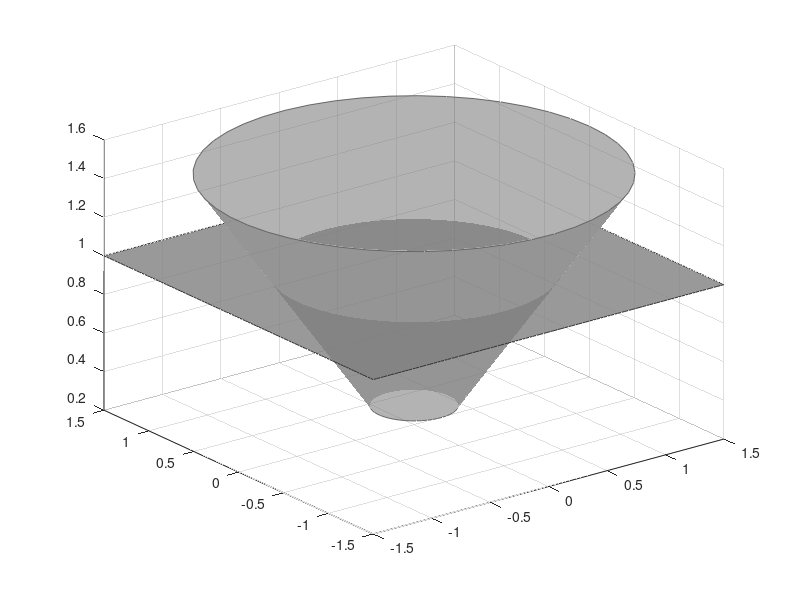

Write MATLAB code to recreate this figure. (Note: this script raises an error after producing the figure.)
function plotCone

%% plot double-cone

dcone = @(z,al) reshape([z.*cos(al) z.*sin(al) z], [size(z) 3]);
z  = linspace(0.3,1.5,25);
al = linspace(0,2*pi,50);
[Z AL] = meshgrid(z,al);
XX = dcone(Z,AL);
surf(XX(:,:,1), XX(:,:,2), XX(:,:,3), 'FaceColor', 0.5*[1 1 1], ... %'g', ...
	'FaceAlpha', 0.6, 'LineStyle', 'none')
hold on
plot3(XX(:,end,1), XX(:,end,2), XX(:,end,3), 'Color', 0.4*[1 1 1], ...
	'LineWidth', 0.5);
plot3(XX(:,1,1), XX(:,1,2), XX(:,1,3), 'Color', 0.4*[1 1 1], ...
	'LineWidth', 0.5);
hold off

aplane = @(y,al) (1-tan(al)*y);
x = linspace(-1.5, 1.5, 100);
y = linspace(-1.5, 1.5, 100);
[X Y] = meshgrid(x, y);
Z = aplane(Y, 0);
hold on
surf(X, Y, Z, 'FaceColor', 0.5*[1 1 1], ... %'b', ...
	'FaceAlpha', 0.8, 'LineStyle', 'none')
plot3(X(:,end), Y(:,end), Z(:,end), 'Color', 0.2*[1 1 1], ...
	'LineWidth', 0.5);
plot3(X(:,1), Y(:,1), Z(:,1), 'Color', 0.2*[1 1 1], ...
	'LineWidth', 0.5);
plot3(X(end,:), Y(end,:), Z(end,:), 'Color', 0.2*[1 1 1], ...
	'LineWidth', 0.5);
plot3(X(1,:), Y(1,:), Z(1,:), 'Color', 0.2*[1 1 1], ...
	'LineWidth', 0.5);
hold off

lighting phong; % flat gouraud phong
light('Position',[   1 0.5  1.6], 'Color',   1*[1 1 1],'Style','local');
light('Position',[   2 0.5 -0.5], 'Color', 0.6*[1 1 1],'Style','local');
light('Position',[ 1.5 0.5   -1], 'Color', 0.4*[1 1 1],'Style','infinite');
light('Position',[   0   0   -1], 'Color', 0.2*[1 1 1],'Style','infinite');

view([150 30]);
%view([160 0]);
drawnow;
